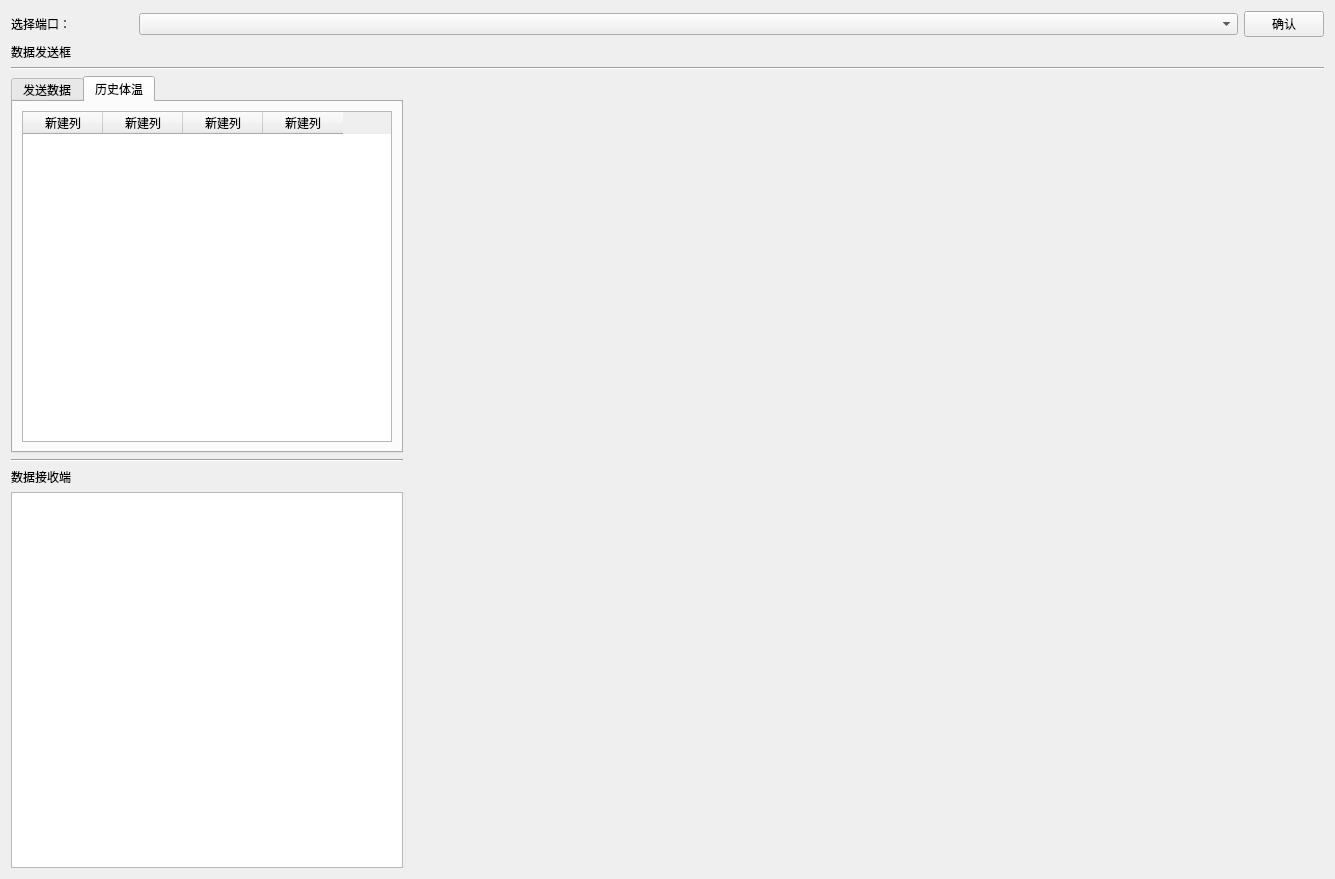
<?xml version="1.0" encoding="UTF-8"?>
<ui version="4.0">
 <class>Form</class>
 <widget class="QWidget" name="Form">
  <property name="geometry">
   <rect>
    <x>0</x>
    <y>0</y>
    <width>1335</width>
    <height>879</height>
   </rect>
  </property>
  <property name="windowTitle">
   <string>Form</string>
  </property>
  <layout class="QVBoxLayout" name="verticalLayout_4">
   <item>
    <layout class="QVBoxLayout" name="verticalLayout_3">
     <item>
      <layout class="QHBoxLayout" name="horizontalLayout" stretch="1,9,0">
       <item>
        <widget class="QLabel" name="label">
         <property name="text">
          <string>选择端口：</string>
         </property>
        </widget>
       </item>
       <item>
        <widget class="QComboBox" name="comboBox"/>
       </item>
       <item>
        <widget class="QPushButton" name="confirmButton">
         <property name="text">
          <string>确认</string>
         </property>
        </widget>
       </item>
      </layout>
     </item>
     <item>
      <layout class="QHBoxLayout" name="horizontalLayout_4">
       <item>
        <widget class="QLabel" name="label_2">
         <property name="text">
          <string>数据发送框</string>
         </property>
        </widget>
       </item>
       <item>
        <widget class="QLabel" name="label_tip">
         <property name="text">
          <string/>
         </property>
        </widget>
       </item>
      </layout>
     </item>
     <item>
      <widget class="Line" name="line">
       <property name="orientation">
        <enum>Qt::Horizontal</enum>
       </property>
      </widget>
     </item>
    </layout>
   </item>
   <item>
    <layout class="QHBoxLayout" name="horizontalLayout_5" stretch="3,7">
     <item>
      <layout class="QVBoxLayout" name="verticalLayout">
       <item>
        <layout class="QHBoxLayout" name="horizontalLayout_2" stretch="0">
         <item>
          <widget class="QTabWidget" name="tabWidget">
           <property name="currentIndex">
            <number>1</number>
           </property>
           <widget class="QWidget" name="tab">
            <attribute name="title">
             <string>发送数据</string>
            </attribute>
            <layout class="QHBoxLayout" name="horizontalLayout_7">
             <item>
              <widget class="QPlainTextEdit" name="sendTextEdit"/>
             </item>
            </layout>
           </widget>
           <widget class="QWidget" name="tab_2">
            <attribute name="title">
             <string>历史体温</string>
            </attribute>
            <layout class="QHBoxLayout" name="horizontalLayout_8">
             <item>
              <widget class="QTableWidget" name="tableWidget">
               <attribute name="horizontalHeaderDefaultSectionSize">
                <number>80</number>
               </attribute>
               <column>
                <property name="text">
                 <string>新建列</string>
                </property>
               </column>
               <column>
                <property name="text">
                 <string>新建列</string>
                </property>
               </column>
               <column>
                <property name="text">
                 <string>新建列</string>
                </property>
               </column>
               <column>
                <property name="text">
                 <string>新建列</string>
                </property>
               </column>
              </widget>
             </item>
            </layout>
           </widget>
          </widget>
         </item>
        </layout>
       </item>
       <item>
        <widget class="Line" name="line_2">
         <property name="orientation">
          <enum>Qt::Horizontal</enum>
         </property>
        </widget>
       </item>
       <item>
        <widget class="QLabel" name="label_3">
         <property name="text">
          <string>数据接收端</string>
         </property>
        </widget>
       </item>
       <item>
        <layout class="QVBoxLayout" name="verticalLayout_2" stretch="0">
         <property name="spacing">
          <number>0</number>
         </property>
         <item>
          <widget class="QTextBrowser" name="recv_textBrowser">
           <property name="sizePolicy">
            <sizepolicy hsizetype="Expanding" vsizetype="Expanding">
             <horstretch>0</horstretch>
             <verstretch>3</verstretch>
            </sizepolicy>
           </property>
          </widget>
         </item>
        </layout>
       </item>
      </layout>
     </item>
     <item>
      <layout class="QHBoxLayout" name="horizontalLayout_3">
       <item>
        <widget class="MplWidget" name="mplwidget" native="true">
         <property name="sizePolicy">
          <sizepolicy hsizetype="Preferred" vsizetype="Preferred">
           <horstretch>0</horstretch>
           <verstretch>0</verstretch>
          </sizepolicy>
         </property>
        </widget>
       </item>
      </layout>
     </item>
    </layout>
   </item>
  </layout>
 </widget>
 <customwidgets>
  <customwidget>
   <class>MplWidget</class>
   <extends>QWidget</extends>
   <header>mplwidget.h</header>
   <container>1</container>
  </customwidget>
 </customwidgets>
 <resources/>
 <connections/>
</ui>
